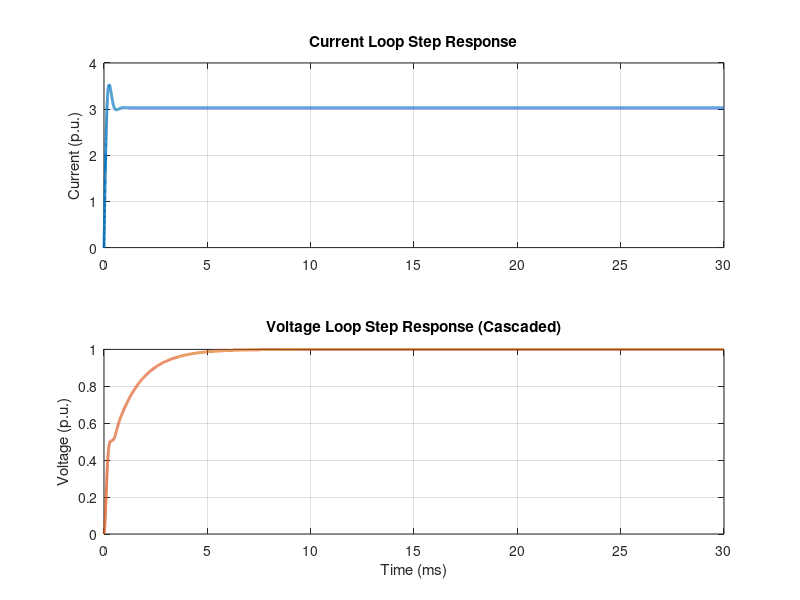
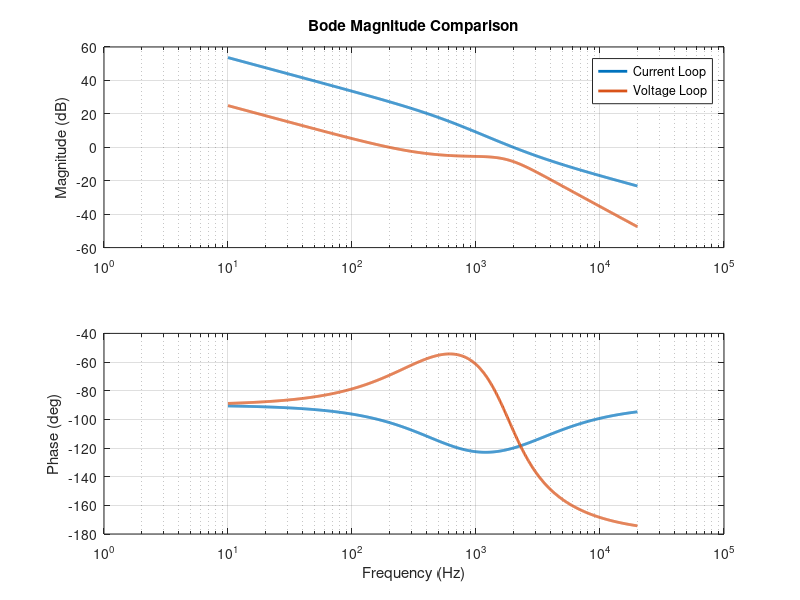

Here is the MATLAB script that generated these plots, in order:
%% ========================================================================
clear; close all; clc;

%% 1. System Parameters
Vin = 100;      % V
Ro = 6;         % Ohm
Lo = 2e-3;      % H
Co = 10e-6;     % F
fs = 40e3;      % Hz

% Ganhos de Sensores e PWM
ki = 0.33;      % V/A (Sensor de Corrente)
kv = 0.055;     % V/V (Sensor de Tensão: 3.3V / 60V)
kpwm = 1;       % Ganho do Modulador

s = tf('s');

%% 2. Inner Loop: Current Control 

Gid = Vin / (s*Lo + Ro/(1 + s*Ro*Co));
% Especificações de Corrente
fci = 2000;             % Crossover 2kHz
wci = 2*pi*fci;
Mphi_i = 60 * pi/180;   % Margem de fase 60 graus

% Sintonia do Compensador Ci(s)
[mag_i, phase_i] = bode(Gid * ki * kpwm, wci);
mag_i = squeeze(mag_i); phase_i = squeeze(phase_i);


% wz_i é o omega do zero do controlador
wzi = wci / tan(Mphi_i - pi/2 - deg2rad(phase_i));
kci = wci / (mag_i * sqrt(wci^2 + wzi^2));
Ci = kci * (s + wzi) / s;

tau_i = 1 / wzi;           % Constante de tempo (s)

% Malha Aberta e Fechada de Corrente
FTLA_i = Gid * ki * kpwm * Ci;

% FTMF_i = feedback(FTLA_i, 1)
FTMF_i = Ci * kpwm * Gid / ( 1 + ki * (Ci * kpwm * Gid)) ;
[mag_ftmf_i, phase_ftmf_i] = bode(FTMF_i, wzi);
mag_ftmf_i = squeeze(mag_ftmf_i); phase_ftmf_i = squeeze(phase_ftmf_i);


%% 3. Outer Loop: Voltage Control (Cascaded)
%%Projeto da Malha Externa (Tensão)
% Planta de Tensão: Gvi(s) = Vo(s) / iL(s)
Gvi = Ro / (s * Ro * Co + 1);

fcv = 200;                      % Frequência de cruzamento desejada (Hz)
omega_cv = 2 * pi * fcv;
wcv = 2*pi*fcv;       % Frequência de cruzamento (rad/s)
Mphi_v = 90 * pi/180;           % Margem de Fase (rad)


FTLA_ncv = Gvi * kv * FTMF_i;   % Malha aberta não compensada
[mag_v, phase_v] = bode(FTLA_ncv, omega_cv);
mag_v = squeeze(mag_v); phase_v = squeeze(phase_v);
 
% Cálculo do zero do controlador (ωz)
stan_arg_v = tan(Mphi_v - pi/2 - phase_v);
wzv = omega_cv / stan_arg_v
kcv = wcv / (mag_v * sqrt(wcv^2 + wzv^2));
tau_v = 1 / wzv


Cv = kcv * (s + wzv) / s;

% Cálculo do Zero e Tau de Tensão
omega_zv = omega_cv / tan(Mphi_v - pi/2 - deg2rad(phase_v));
tau_v = 1 / omega_zv;           % Constante de tempo (s)
kc_v = omega_cv / (mag_v * sqrt(omega_cv^2 + omega_zv^2));

fprintf('--- PARÂMETROS DA MALHA DE CORRENTE ---\n');
fprintf('w_ci (Crossover): %.2f rad/s\n', wci);
fprintf('w_zi (Zero):      %.2f rad/s\n', wzi);
fprintf('tau_i:            %.4e s\n', tau_i);
fprintf('kc_i:             %.4f\n\n', kci);

fprintf('--- PARÂMETROS DA MALHA DE TENSÃO ---\n');
fprintf('w_cv (Crossover): %.2f rad/s\n', wcv);
fprintf('w_zv (Zero):      %.2f rad/s\n', omega_zv);
fprintf('tau_v:            %.4e s\n', tau_v);
fprintf('kc_v:             %.4f\n\n', kc_v);


% Malha Aberta e Fechada de Tensão (Cascata Completa)
FTLA_v = FTLA_ncv * Cv;
FTMF_v = feedback(FTLA_v, 1);

%% 4. Corrected Plotting Logic (The "IEEE Fix")
t = 0:1e-6:0.03; % 30ms simulation
blue = [0, 0.447, 0.741]; red = [0.85, 0.325, 0.098];

% --- Figure 1: Step Responses (Corrected Syntax) ---
figure('Color', 'w', 'Name', 'Step Responses');

% Current Step
[y_i, t_i] = step(FTMF_i, t);
subplot(2,1,1);
plot(t_i*1e3, y_i, 'LineWidth', 2, 'Color', blue); % LineWidth works here!
grid on; ylabel('Current (p.u.)'); title('Current Loop Step Response');

% Voltage Step
[y_v, t_v] = step(FTMF_v, t);
subplot(2,1,2);
plot(t_v*1e3, y_v, 'LineWidth', 2, 'Color', red);
grid on; ylabel('Voltage (p.u.)'); xlabel('Time (ms)');
title('Voltage Loop Step Response (Cascaded)');

% --- Figure 2: Bode Plots (Corrected Syntax) ---
figure('Color', 'w', 'Name', 'Bode Comparison');

% Extracting data for manual plotting to avoid 'LineWidth' errors in bode()
[magI, phaseI, wI] = bode(FTLA_i, {2*pi*10, 2*pi*20000});
[magV, phaseV, wV] = bode(FTLA_v, {2*pi*10, 2*pi*20000});

subplot(2,1,1);
semilogx(wI/(2*pi), 20*log10(squeeze(magI)), 'Color', blue, 'LineWidth', 2); hold on;
semilogx(wV/(2*pi), 20*log10(squeeze(magV)), 'Color', red, 'LineWidth', 2);
grid on; ylabel('Magnitude (dB)'); title('Bode Magnitude Comparison');
legend('Current Loop', 'Voltage Loop');

subplot(2,1,2);
semilogx(wI/(2*pi), squeeze(phaseI), 'Color', blue, 'LineWidth', 2); hold on;
semilogx(wV/(2*pi), squeeze(phaseV), 'Color', red, 'LineWidth', 2);
grid on; ylabel('Phase (deg)'); xlabel('Frequency (Hz)');
